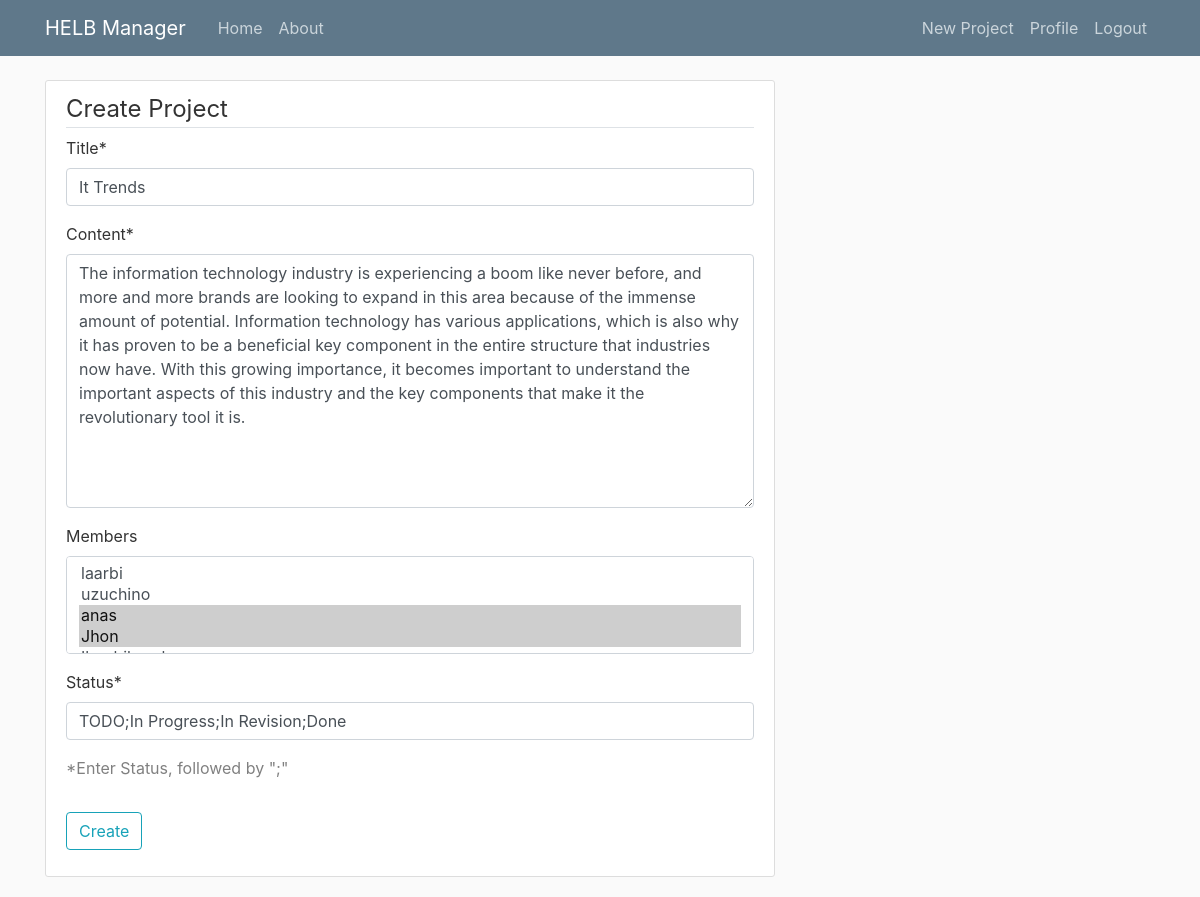
The page /project/21/update/ (signed in) on the database its author committed.
### HELBManager/models.py (models this page shows, shortened)
class Project(models.Model):
    title= models.CharField(max_length=100)
    content= models.TextField()
    date_posted= models.DateTimeField(default=timezone.now)
    author= models.ForeignKey(User, on_delete=models.CASCADE)
    members = models.ManyToManyField(User, related_name='members', null=True, blank=True)
    status = models.CharField(max_length=100, default='TODO;In Progress;In Revision;Done')

### HELBManager/views.py (the view, shortened to what this page needs)
# urls.py: path('project/<int:pk>/update/', ProjectUpdateView.as_view(), name='project-update'),
class ProjectUpdateView(LoginRequiredMixin, UserPassesTestMixin, UpdateView):
    model = Project
    fields = ['title', 'content', 'members', 'status']
    def test_func(self):
        project = self.get_object()
        if self.request.user == project.author:
            return True
        return False

### HELBManager/templates/HELBManager/project_form.html (shortened to what this page needs)
{% extends "HELBManager/base.html" %}
{% load crispy_forms_tags %}
{% load static %}
{% block content %}
<div class="content-section">
    <form method="POST">
        <fieldset class="form-group">
            <legend class="border-bottom mb4"> Create Project</legend>
            {{ form|crispy }}
            <p style="color:gray">*Enter Status, followed by ";"</p>
        </fieldset>
        <div class="form-group">
            <button class="btn btn-outline-info" type="submit">Create</button>
        </div>
    </form>
</div>
{% endblock content %}

### HELBManager/static/HELBManager/main.css (style rules this page uses)
body { background: #fafafa; color: #333333; margin-top: 5rem; }
.content-section { background: #ffffff; padding: 10px 20px; border: 1px solid #dddddd; border-radius: 3px; margin-bottom: 20px; }

### rows shown on the page
Project: title "It Trends", content "The information technology industry is experiencing a boom like never before, and more and more brands are looking to expand in this area because of the immense amount of potential. Information technology has various applications, which is also why it has proven to be a beneficial key component in the entire structure that industries now have. With this growing importance, it becomes important to understand the important aspects of this industry and the key components that make it the revolutionary tool it is.", status "TODO;In Progress;In Revision;Done"
